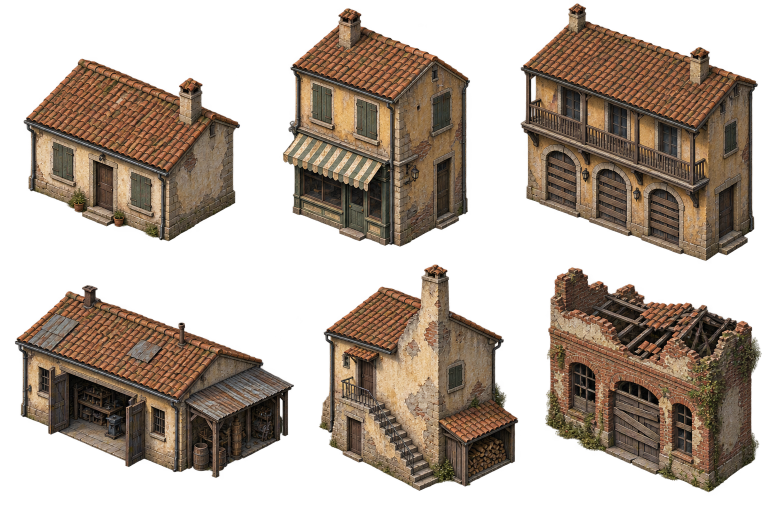
#> input picture reference/maquette/No-Mans-Land_Reconstruction/07_MAQUETTE_ARCHIVE_v0.13/art-source/settlement-v9-dusk.png, 1536 x 1024 px, found by its file name (shown at 1/2 size)
$ python tools_buildings.py
#> lines starting #> are read from the running program, lines starting #| are printed output that depends on the picture; after the words box and inside, x2 and y2 are one past the last pixel; in counts of white or black regions, pixels touching at a corner belong together
### tools_interiors.py
# Intérieurs Dusk-Town Q1 (v6) : extraction et CONTRÔLE D'ANGLE des assets d'intérieur.
# Lit (sans les modifier) les planches de la maquette src/a/.../art-source/ et les générations game/art-gen/,
# écrit game/assets/interiors/*.webp + manifest.json + rapport_angles.json. Reproductible.
# Règle d'angle (caméra v4 : lacet 34,5°, tangage 28,8°) : l'axe x monde apparaît à l'écran avec une pente de 0,33
# (vers le bas-droite), l'axe z avec une pente de 0,70 (vers le bas-gauche). Un sprite est accepté si la pente dominante
# de ses arêtes (Hough sur les contours) est dans [0,25 ; 0,42] (bande mesurée sur les 10 planches de bâtiments v4 :
# 0,30 à 0,40) et si la pente opposée, quand elle est détectée, n'est pas proche de 0,5 (projection 2:1). Sinon : rejet.
import json, math, os, sys
import numpy as np, cv2
from PIL import Image
from scipy import ndimage
HERE = os.path.dirname(os.path.abspath(__file__))
SRC = os.path.join(HERE, '../src/a/No-Mans-Land_Reconstruction/07_MAQUETTE_ARCHIVE_v0.13/art-source/')
GEN = os.path.join(HERE, 'art-gen/'); OUT = os.path.join(HERE, 'assets/interiors/'); os.makedirs(OUT, exist_ok=True)
YAW, PIT = math.radians(34.5), math.radians(28.8)
cd = np.array([-math.sin(YAW)*math.cos(PIT), -math.sin(PIT), -math.cos(YAW)*math.cos(PIT)])
R = np.cross(cd, [0, 1, 0]); R /= np.linalg.norm(R); U = np.cross(R, cd); U /= np.linalg.norm(U)

# [24 lines left out: functions slope_hist, judge, not called in this run]

def key_magenta(im):
    a = np.asarray(im.convert('RGB')).astype(float); r, g, b = a[..., 0], a[..., 1], a[..., 2]
    bg = np.median(np.concatenate([a[:8, :8].reshape(-1, 3), a[:8, -8:].reshape(-1, 3), a[-8:, :8].reshape(-1, 3), a[-8:, -8:].reshape(-1, 3)]), 0)  # fond uni estimé aux coins
    d = np.sqrt((r-bg[0])**2 + (g-bg[1])**2*1.6 + (b-bg[2])**2)
    al = np.clip((d - 70) / 60, 0, 1)
    mag = (np.minimum(r, b) - g) / (np.maximum(r, b) + 1)  # ombres magenta peintes par le générateur : teinte magenta quelle que soit la luminosité
    al = al * np.clip((0.42 - mag) / 0.2, 0, 1)
    # despill : retire la teinte magenta des bords
    m = np.minimum(r, b); spill = np.clip(m - g, 0, None) * (1 - al) ; a[..., 0] -= spill*0.8; a[..., 2] -= spill*0.8
    al = ndimage.binary_opening(al > 0.5, iterations=1) * al
    return np.dstack([np.clip(a, 0, 255), al*255]).astype('uint8')
def clean(rgba, min_area=400):
    a = rgba[:, :, 3] > 40; lab, n = ndimage.label(a); sizes = ndimage.sum(a, lab, range(1, n+1))
    keep = np.isin(lab, [i+1 for i, s in enumerate(sizes) if s >= min_area]); rgba = rgba.copy(); rgba[~keep, 3] = 0
    ys, xs = np.nonzero(rgba[:, :, 3] > 40); return rgba[ys.min():ys.max()+1, xs.min():xs.max()+1]
def quad(path, q):
    rgba = key_magenta(Image.open(path)); H, W = rgba.shape[:2]
    if q < 0: return clean(rgba)  # image d'un seul objet
    c, r = q % 2, q // 2
    return clean(rgba[r*H//2:(r+1)*H//2, c*W//2:(c+1)*W//2])
# v13 : correction d'angle des images générées en isométrie 2:1 (pentes ~0,5 / 0,5) vers la caméra v4 (0,33 à gauche, 0,70 à droite).
# Cisaillement vertical seulement (les verticales restent verticales) : y' = d*y + c*(x - ax), calculé sur les pentes mesurées
# de l'arête basse (enveloppe inférieure du masque). Si l'arête la plus douce est à droite, l'image est d'abord mise en miroir.
# [28 lines left out: functions base_slopes, v4fix, mock, not called in this run]

# (id, source, extraction, emprise w x d en m (w le long de l'axe x monde), hauteur réelle attendue (m), rôle)
ASSETS = [
  ('clinic_cot',     ('gen', 'gen_clinic_sheet.jpg', 0), 2.0, 0.9, 0.95, 'lit de camp en fer, clinique'),
  ('clinic_stretcher',('gen', 'gen_clinic_sheet.jpg', 1), 2.0, 0.6, 0.6, 'civière derrière la porte (accroche quête rafles)'),
  ('clinic_cabinet', ('gen', 'gen_clinic_sheet.jpg', 2), 0.9, 0.5, 1.8, 'armoire à pharmacie'),
  ('clinic_table',   ('gen', 'gen_clinic_sheet.jpg', 3), 1.3, 0.7, 1.15, 'table de soins, cuvette, lampe'),
  ('bar_counter',    ('gen', 'gen_bar_sheet.jpg', 0), 3.8, 0.8, 1.35, 'comptoir de récupération'),
  ('bar_backshelf',  ('gen', 'gen_bar_sheet.jpg', 1), 1.8, 0.6, 2.1, 'étagère à bouteilles contre le mur'),
  ('bar_table',      ('gen', 'gen_bar_sheet.jpg', 2), 1.7, 1.3, 0.9, 'table carrée et deux tabourets'),
  ('bar_reel',       ('gen', 'gen_bar_sheet.jpg', 3), 1.9, 1.3, 0.85, 'touret de câble en table, caisses'),
  ('shop_shelf',     ('gen', 'gen_grocery_sheet.jpg', 0), 1.9, 0.5, 1.9, 'étagère de conserves'),
  ('shop_counter',   ('gen', 'gen_grocery_sheet.jpg', 1), 2.2, 0.7, 1.6, 'comptoir et balance d Anselme'),
  ('shop_filter',    ('gen', 'gen_grocery_sheet.jpg', 2), 1.3, 0.9, 1.4, 'filtre à eau en fûts, bouteilles'),
  ('shop_sacks',     ('gen', 'gen_grocery_sheet.jpg', 3), 1.6, 1.0, 1.1, 'sacs et caisses de rations (stock caché)'),
  ('home_mattress',  ('gen', 'gen_home_sheet.jpg', 0), 1.9, 0.9, 0.35, 'paillasse sur palettes'),
  ('home_curtain',   ('gen', 'gen_home_sheet.jpg', 1), 2.4, 0.15, 2.1, 'rideau derrière lequel se tient Bruno'),
  ('home_table',     ('gen', 'gen_home_sheet.jpg', 2), 1.7, 1.0, 1.0, 'table et deux chaises'),
  ('home_water',     ('gen', 'gen_home_sheet.jpg', 3), 1.3, 0.8, 0.75, 'seaux, jerrican, jarres'),
  ('bar_counter_b',  ('gen', 'gen_sheet2.jpg', 0), 3.8, 0.8, 1.4, 'comptoir de récupération, bouteilles comprises (2e génération)'),
  ('bar_backshelf_b',('gen', 'gen_sheet2.jpg', 1), 2.0, 0.6, 1.05, 'étagère basse à bouteilles et radio (2e génération)'),
  ('clinic_cot_b',   ('gen', 'gen_sheet2.jpg', 2), 2.0, 0.9, 0.95, 'lit de camp en fer (2e génération)'),
  ('clinic_stretcher_b',('gen', 'gen_sheet2.jpg', 3), 2.0, 0.6, 0.6, 'civière (2e génération)'),
  ('home_mattress_b',('gen', 'gen_sheet3.jpg', 0), 1.9, 0.9, 0.35, 'paillasse sur palettes (2e génération)'),
  ('bar_table_b',    ('gen', 'gen_sheet3.jpg', 1), 1.6, 1.2, 0.9, 'table et tabourets (2e génération)'),
  ('shop_filter_b',  ('gen', 'gen_sheet3.jpg', 2), 1.5, 0.8, 1.4, 'filtre à eau, caisse de bouteilles (2e génération)'),
  ('shop_sacks_b',   ('gen', 'gen_sheet3.jpg', 3), 1.6, 0.9, 1.0, 'sacs et caisses de rations (2e génération)'),
  ('clinic_cot_c',   ('gen', 'gen_sheet4.jpg', 0), 2.0, 0.9, 0.95, 'lit de camp en fer (3e génération)'),
  ('home_mattress_c',('gen', 'gen_sheet4.jpg', 1), 1.9, 0.9, 0.35, 'paillasse sur palette (3e génération)'),
  ('shop_filter_c',  ('gen', 'gen_sheet4.jpg', 2), 1.5, 0.8, 1.2, 'filtre à eau en fûts (3e génération)'),
  ('shop_sacks_c',   ('gen', 'gen_sheet4.jpg', 3), 1.6, 0.9, 1.0, 'sacs et caisses de rations (3e génération)'),
  ('home_mattress_d',('gen', 'gen_mattress_d.jpg', -1), 1.9, 0.9, 0.45, 'paillasse sur cadre bas (4e génération, objet seul)'),
  # maquette (prioritaire quand l'angle passe)
  ('m_archive_shelf',('mock', 'interiors-v2.png', 2), 1.6, 0.5, 1.9, 'étagère métallique (maquette)'),
  ('m_desk',         ('mock', 'service-v10-B.png', 3), 1.5, 0.7, 1.0, 'bureau métallique (maquette)'),
  ('m_locker',       ('mock', 'service-v10-B.png', 5), 0.9, 0.5, 1.9, 'casier (maquette)'),
  ('m_stove',        ('mock', 'props-v9-domestic.png', 3), 0.9, 0.7, 1.3, 'cuisinière à bois (maquette)'),
  ('m_cooktable',    ('mock', 'Props-v6.png', 3), 1.6, 0.7, 1.0, 'table de cuisine et marmites (maquette)'),
  ('m_bed',          ('mock', 'interiors-v2.png', 0), 2.0, 0.9, 0.9, 'lit d hôpital (maquette)'),
  ('m_bar_counter',  ('mock', 'service-v10-A.png', 0), 3.0, 0.8, 1.2, 'comptoir de bar (maquette)'),
  ('m_shop_shelf',   ('mock', 'service-v10-A.png', 1), 1.9, 0.5, 1.9, 'étagère d épicerie (maquette)'),
  ('m_medchair',     ('mock', 'service-v10-A.png', 5), 1.0, 1.4, 1.6, 'fauteuil médical (maquette)'),
  ('m_desk2',        ('mock', 'interiors-v2.png', 3), 1.6, 0.8, 1.0, 'bureau (maquette)'),
  # v13 Steel : poste de douane IO (cyberpunk). Maquette io-interiors-v10 et générations, angle corrigé (v4fix) puis jugé.
  ('io_reception',   ('mockfix', 'io-interiors-v10.png', 0, {}), 0.8, 2.7, 1.2, 'guichet IO en arc (maquette, angle corrigé)'),
  ('io_server',      ('mockfix', 'io-interiors-v10.png', 3, {}), 1.3, 1.5, 2.0, 'baie serveur IO (maquette, angle corrigé)'),
  ('io_sofa',        ('mockfix', 'io-interiors-v10.png', 4, {}), 0.9, 3.0, 0.7, 'banquette d attente IO (maquette, angle corrigé)'),
  ('io_display',     ('mockfix', 'io-interiors-v10.png', 5, {}), 1.8, 0.5, 2.0, 'écran sur pied IO (maquette, angle corrigé)'),
  ('io_scanner',     ('genfix', 'gen_douane_furn.jpg', 0, {'force': (0.5, 0.5), 'mirror': False}), 1.7, 0.75, 2.3, 'portique scanner corporel (généré, angle corrigé)'),
  ('io_turnstile',   ('genfix', 'gen_douane_furn.jpg', 1, {'force': (0.5, 0.5), 'mirror': False}), 1.45, 2.1, 1.0, 'tourniquet de contrôle (généré, angle corrigé)'),
  ('io_console',     ('genfix', 'gen_douane_furn.jpg', 2, {}), 1.1, 0.55, 1.5, 'console de surveillance à trois écrans (généré, angle corrigé)'),
  # v14 Sous-Ville : atelier d'Elio, tripot (générés, angle corrigé)
  ('sv_workbench',   ('genfix', 'gen_sv_furn.jpg', 0, {}), 1.9, 0.9, 1.6, 'établi d Elio, implant ouvert, lampe (généré, angle corrigé)'),
  ('sv_cardtable',   ('genfix', 'gen_sv_furn.jpg', 1, {}), 1.9, 1.2, 0.9, 'table de jeu sur touret, tabourets (généré, angle corrigé)'),
  ('sv_bar',         ('genfix', 'gen_sv_furn.jpg', 2, {}), 2.2, 0.7, 1.4, 'comptoir de caisses et bouteilles (généré, angle corrigé)'),
  ('sv_shelf',       ('genfix', 'gen_sv_furn.jpg', 3, {}), 1.6, 0.6, 1.9, 'étagère d électronique de récup (généré, angle corrigé)'),
  ('io_locker',      ('genfix', 'gen_douane_furn.jpg', 3, {}), 1.4, 0.85, 2.0, 'armoire forte à armes (généré, angle corrigé)'),
]
# acceptés par l'angle mais non retenus pour le canon ou le rendu
NOT_EXPORTED = {'bar_backshelf': 'pan de mur en ruine peint avec l étagère : double le vrai mur, remplacé par bar_backshelf_b'}
# [45 lines left out: function run, not called in this run]
# [1 lines that do not run on import are left out]

### tools_buildings.py
# Bâtiments v4 : sprites entiers de la maquette, posés tels quels. Une seule échelle (K px d'image par mètre-écran),
# une caméra accordée à la projection des planches (lacet 34,5°, tangage 28,8°, mesurés sur les pentes des arêtes de base).
# Planche exterior-buildings-v4 écartée : projection différente (lacet inversé), emprise incohérente avec la caméra.
# Pour chaque sprite : recadrage, ancre = coin de base avant (point opaque le plus bas), emprise w x d déduite des
# extrêmes gauche/droite de la base, porte peinte (pixel source) -> point monde. Sources jamais modifiées.
import numpy as np, math, json
from PIL import Image, ImageDraw
from scipy import ndimage
S='/workspace/nml/src/a/No-Mans-Land_Reconstruction/07_MAQUETTE_ARCHIVE_v0.13/art-source/'
OUT='/workspace/nml/game/'
YAW, PITCH, K = 34.5, 28.8, 50
cy, sy = math.cos(math.radians(YAW)), math.sin(math.radians(YAW))
r05 = lambda v: round(v * 2) / 2
# Cases de la maquette (ou image générée contrôlée) : un sprite par case, réutilisable dans plusieurs quartiers (jamais deux fois dans le même).
CELLS = {
 'mara_house': ('settlement-v9-dusk.png', 0, 0), 'clinic': ('buildings-v6.png', 0, 1), 'grocery': ('settlement-v9-dusk.png', 1, 0),
 'bar': ('buildings-v6.png', 0, 0), 'halle': ('buildings-v6.png', 1, 0), 'house_a': ('settlement-v9-dusk.png', 1, 1),
 'marche': ('buildings-v6.png', 1, 1), 'ruin': ('settlement-v9-dusk.png', 2, 1), 'garages': ('settlement-v9-dusk.png', 2, 0),
 'entrepot': ('buildings-v6.png', 2, 0),
 'cinema': ('buildings-v6.png', 2, 1),  # v7 : dernière case dusk inutilisée
 'lab': ('GEN:art-gen/gen_lab_bunker.jpg', 6.0, 4.0),  # v7 : GenerateImage (aucune case maquette), angle contrôlé par judge(), mis à l'échelle K
}
FRONT_Z = 13.0  # rangée nord de La Pompe : façade sud alignée sur le trottoir
# quartier -> id: (case, x, z (None = FRONT_Z - d), label, visitable, portes peintes [(px, py, face)] en px source, indice)
DISTRICTS = {
 'q1': {
  'mara_house': ('mara_house', 1.0, None, 'Maison de Mara', True, [(210, 418, 's')], 'drop'),
  'clinic':     ('clinic', 10.0, None, 'Clinique', True, [(170, 890, 's')], 'cross'),
  'grocery':    ('grocery', 20.0, None, 'Épicerie', True, [(718, 450, 's'), (893, 440, 'e')], 'jar'),
  'bar':        ('bar', 31.0, None, 'Le Passage', True, [(225, 460, 's')], 'bottle'),
  'halle':      ('halle', 40.0, None, 'Halle effondrée', False, [], None),
  'house_a':    ('house_a', 3.0, 24.0, 'Maison à escalier', False, [], None),
  'marche':     ('marche', 9.0, 24.0, 'Marché couvert', False, [], None),
  'ruin':       ('ruin', 19.0, 25.0, 'Ruine', False, [], None),
  'garages':    ('garages', 29.0, 25.0, 'Maison aux garages', False, [], None),
  'entrepot':   ('entrepot', 39.5, 25.0, 'Entrepôt éventré', False, [], None)},
 'q2': {  # Le Transit (est) : l'avenue des patrouilles
  't_guet':     ('house_a', 3.0, None, 'Le guet', True, [(713, 919, 's')], 'mirror'),
  't_cinema':   ('cinema', 10.0, None, 'Cinéma muré', False, [], None),
  't_entrepot': ('entrepot', 24.0, None, 'Dépôt pillé', False, [], None),
  't_garages':  ('garages', 35.0, None, 'Relais routier', False, [], None),
  't_marche':   ('marche', 3.0, 24.0, 'Ancien marché', False, [], None),
  't_maison':   ('mara_house', 15.0, 24.0, 'Maison murée', False, [], None),
  't_ruin':     ('ruin', 26.0, 25.0, 'Ruine', False, [], None),
  't_halle':    ('halle', 38.5, 24.0, 'Station effondrée', False, [], None)},
 'q3': {  # Le Scellé (nord) : l'accès au laboratoire
  's_lab':      ('lab', 25.0, 1.5, 'Accès Human Corporation', False, [], None),
  's_halle':    ('halle', 2.0, None, 'Halle', False, [], None),
  's_atelier':  ('mara_house', 12.0, None, 'L\'atelier', True, [(210, 418, 's')], 'key'),
  's_palais':   ('bar', 33.0, None, 'Palais muré', False, [], None),
  's_entrepot': ('entrepot', 40.0, None, 'Entrepôt', False, [], None),
  's_clinic':   ('clinic', 3.0, 27.0, 'Bâtisse jaune', False, [], None),
  's_ruin':     ('ruin', 14.0, 28.0, 'Ruine', False, [], None),
  's_garages':  ('garages', 33.0, 28.0, 'Maison aux garages', False, [], None)},
 'q4': {  # Les Sables (sud) : ruines ensablées, sortie vers les terres dévastées
  'd_citerne':  ('garages', 16.0, 6.0, 'La citerne', True, [(1453, 487, 'e')], 'drop'),
  'd_ruin':     ('ruin', 13.0, 16.0, 'Ruine ensablée', False, [], None),
  'd_maison':   ('house_a', 18.0, 25.0, 'Maison ensablée', False, [], None),
  'd_cinema':   ('cinema', 33.0, 3.0, 'Cinéma ensablé', False, [], None),
  'd_entrepot': ('entrepot', 34.0, 15.0, 'Entrepôt ensablé', False, [], None),
  'd_marche':   ('marche', 33.0, 25.0, 'Marché ensablé', False, [], None)},
}
def load_cell(cell):
#> called with cell = 'mara_house'
  f, c, r = CELLS[cell]
  if f.startswith('GEN:'):
    import tools_interiors as TI
    rgba = TI.quad('/workspace/nml/game/' + f[4:], -1); a = rgba[..., 3] > 100
    ys, xs = np.nonzero(a); lo = xs.min(); ax = int(np.median(xs[ys >= ys.max() - 3]))
    # mise à l'échelle : la largeur écran de l'emprise voulue (c x r m) = K (w cy + d sy)
    sc = K * (c * cy + r * sy) / (xs.max() - xs.min() + 1)
    im = Image.fromarray(rgba).resize((int(rgba.shape[1] * sc), int(rgba.shape[0] * sc)), Image.LANCZOS)
    pad = Image.new('RGBA', (im.size[0] + 20, im.size[1] + 20), (0, 0, 0, 0)); pad.alpha_composite(im, (10, 10)); full = pad
    print(f'  {cell}: image générée mise à l échelle x{sc:.3f}')
    A = ndimage.binary_opening(np.asarray(full)[..., 3] > 100); lab, n = ndimage.label(A); sizes = ndimage.sum(A, lab, range(1, n + 1))
    return full, lab, int(np.argmax(sizes)) + 1, f[4:]
  full = Image.open(S + f).convert('RGBA'); A = ndimage.binary_opening(np.asarray(full)[..., 3] > 100)
#> in load_cell, full is the input picture: PIL image 1536x1024 RGBA; mean R, G, B, A 94.2, 73.6, 55.4, 128.8
#> after `A = ndimage.binary_opening(np.asarray(full)[..., 3] > 100)`:
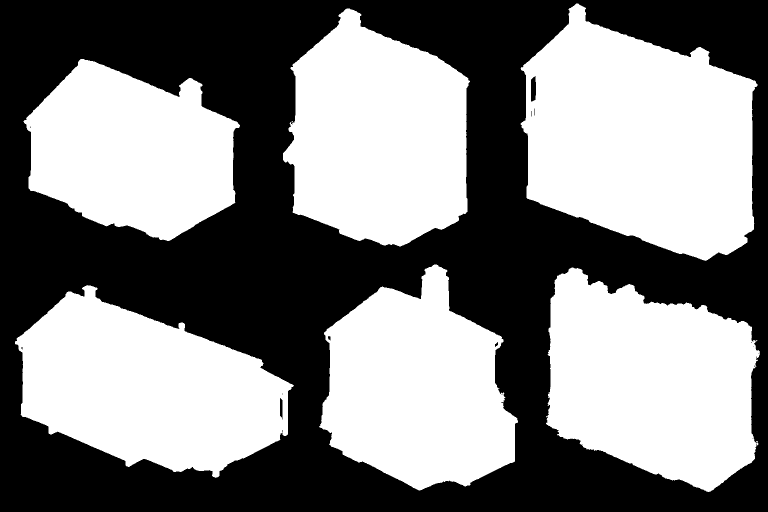
#> A: shape (1024, 1536) bool (shown at 1/2 size); 51.1% white; 19 black regions (14 under 20 px), largest, box (x1, y1, x2, y2) and area: (0, 0, 1536, 1024) 768978, (1062, 152, 1072, 203) 444, (560, 796, 565, 839) 183, (990, 684, 996, 694) 34, (656, 672, 661, 681) 33
  lab, n = ndimage.label(A); sizes = ndimage.sum(A, lab, range(1, n + 1))
#> after `lab, n = ndimage.label(A)`:
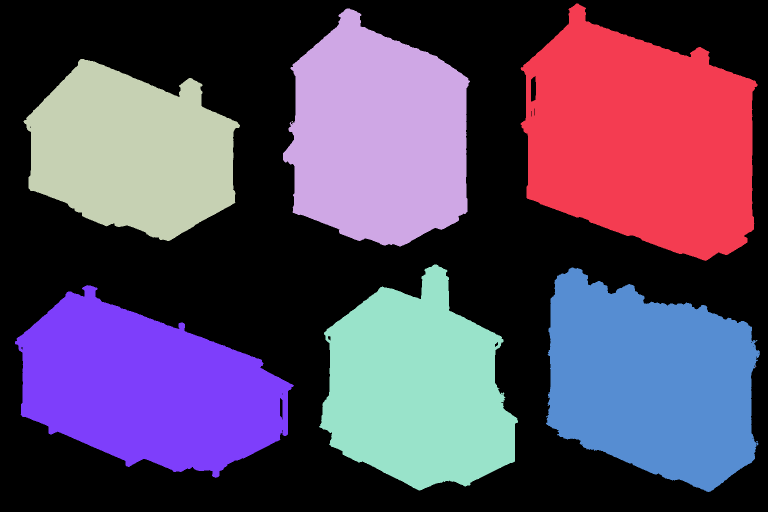
#> lab: shape (1024, 1536) int32 (shown at 1/2 size); 10 distinct labels, from 0 to 9; one colour per label, 0 black
#> after `lab, n = ndimage.label(A)`: n = 9
#> after `sizes = ndimage.sum(A, lab, range(1, n + 1))`: sizes = [171536, 131228, 108989, 5, 120945, 136683, 133741, 5, 5]
  for i in np.argsort(-sizes):
    ys, xs = np.nonzero(lab == i + 1)
    if c*512 <= xs.mean() < (c+1)*512 and r*512 <= ys.mean() < (r+1)*512: return full, lab, i + 1, f
#> this loop made 6 passes
#> i on passes 2, 3, 4, 6: 5, 6, 1, 2
man, out, dbg, geo = {}, {}, [], {}
sp, cp = math.sin(math.radians(PITCH)), math.cos(math.radians(PITCH))
for cell in CELLS:
  full, lab, li, f = load_cell(cell)
#> li = 3; f = 'settlement-v9-dusk.png'
  ys, xs = np.nonzero(lab == li)
  x0, x1, y0, y1 = xs.min(), xs.max(), ys.min(), ys.max(); ax = int(np.median(xs[ys >= y1 - 3])); ay = int(y1)
#> after `x0, x1, y0, y1 = (xs.min(), xs.max(), ys.min(), ys.max())`: x0 = 47; x1 = 479; y0 = 118; y1 = 481
#> after `ax = int(np.median(xs[ys >= y1 - 3]))`: ax = 334
#> after `ay = int(y1)`: ay = 481
  w, d = r05((ax - x0) / (K * cy)), r05((x1 - ax) / (K * sy))
#> w = 7; d = 5
  # Emprise = plus grand rectangle dont les coins (rentrés de 0,4 m, à 0,3 m de haut) tombent sur des pixels opaques du sprite :
  # la collision ne dépasse jamais la base visible (planches dessinées avec un lacet un peu différent de la caméra).
  M = lab == li
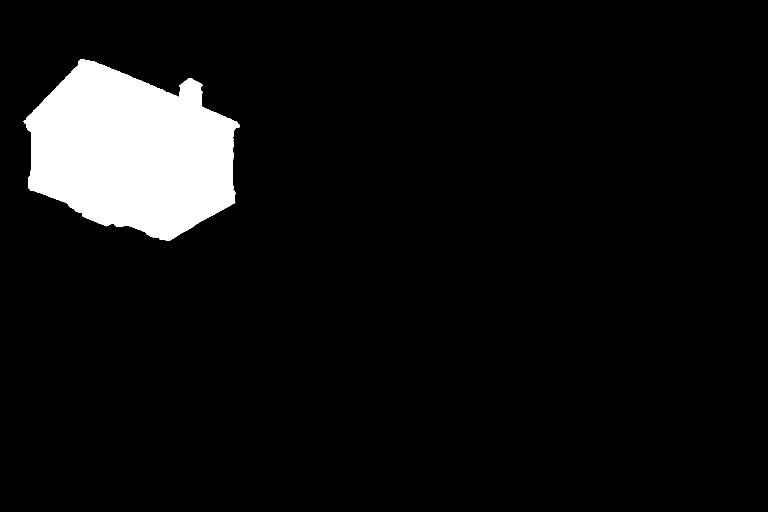
#> M: shape (1024, 1536) bool (shown at 1/2 size); 6.9% white; 1 white region, box (x1, y1, x2, y2) and area: (47, 118, 480, 482) 108989
  def opaque(a, b):
    px = ax + K * (-a * cy + b * sy); py = ay - K * (a * sy * sp + b * cy * sp) - K * 0.3 * cp
    px, py = int(round(px)), int(round(py)); return 0 <= py < M.shape[0] and 0 <= px < M.shape[1] and M[py, px]
  w0, d0 = w, d
#> w0 = 7; d0 = 5
  while w > 2 and not opaque(w - 0.4, 0.4): w -= 0.5
#> in opaque, `px = ax + K * (-a * cy + b * sy)`: px = 73.37
#> in opaque, `py = ay - K * (a * sy * sp + b * cy * sp) - K * 0.3 * cp`: py = 369.9
#> in opaque, `px, py = (int(round(px)), int(round(py)))`: px = 73; py = 370
#> this loop made 0 passes
#> after the loop, w = 7
  while d > 2 and not opaque(0.4, d - 0.4): d -= 0.5
#> after the loop, d = 5
  while (w > 2 or d > 2) and not opaque(w - 0.4, d - 0.4): w, d = (w - 0.5, d) if w >= d else (w, d - 0.5)
  if (w, d) != (w0, d0): print(f'  {cell}: emprise réduite {w0}x{d0} -> {w}x{d} (base visible)')
  m = ndimage.binary_dilation(lab == li, iterations=2)[y0:y1 + 1, x0:x1 + 1]
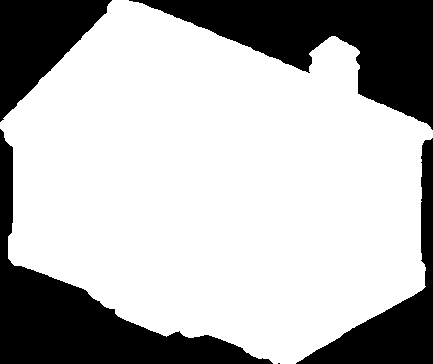
#> m: shape (364, 433) bool; 70.7% white; 5 black regions (1 under 20 px), largest, box (x1, y1, x2, y2) and area: (129, 0, 433, 130) 16720, (0, 129, 273, 364) 15049, (296, 138, 433, 364) 7217, (0, 0, 112, 122) 7168
  sub = full.crop((x0, y0, x1 + 1, y1 + 1)); sub.putalpha(Image.fromarray(np.minimum(np.asarray(sub)[..., 3], m * 255).astype('uint8')))
#> after `sub = full.crop((x0, y0, x1 + 1, y1 + 1))`:
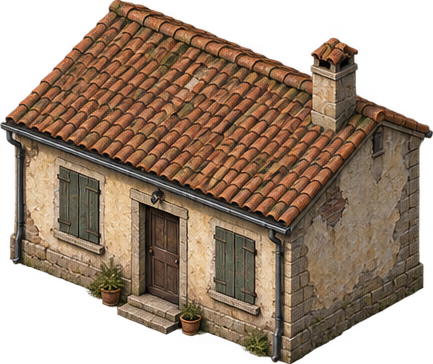
#> sub: PIL image 433x364 RGBA; mean R, G, B, A 113.6, 87.1, 64.9, 174.5; transparent parts drawn white
  name = 'b_' + cell; sub.save(OUT + 'assets/buildings/' + name + '.webp', quality=90, lossless=False)
  man[name] = {'file': 'buildings/' + name + '.webp', 'source': f, 'crop': [int(x0), int(y0), int(x1) + 1, int(y1) + 1],
               'px': list(sub.size), 'anchor': [ax - int(x0), ay - int(y0)], 'footprint_m': [w, d]}
  geo[cell] = (w, d, ax, ay, x0, y0, sub)
for q, B in DISTRICTS.items():
  blds, doors = [], []
  for bid, (cell, bx, bz, label, vis, dpx, cue) in B.items():
    w, d, ax, ay, x0, y0, sub = geo[cell]
    if bz is None: bz = FRONT_Z - d
    P = (bx + w, bz + d)
    blds.append({'id': bid, 'label': label, 'sprite': 'b_' + cell, 'x': bx, 'z': bz, 'w': w, 'd': d, 'visitable': vis, 'cue': cue})
    if q == 'q1' or dpx:
      t = Image.new('RGB', sub.size, '#444'); t.paste(sub, mask=sub); dr = ImageDraw.Draw(t)
      dr.ellipse([ax-x0-6, ay-y0-6, ax-x0+6, ay-y0+6], outline='red', width=3)
    for k, (px, py, face) in enumerate(dpx):
      dx = px - ax
      if face == 's': s_ = -dx / (K * cy); o = (round(P[0] - s_, 2), P[1]); th = (o[0], P[1] + 1)
      else: s_ = dx / (K * sy); o = (P[0], round(P[1] - s_, 2)); th = (P[0] + 1, o[1])
      doors.append({'id': f'{bid}_door' + ('' if k == 0 else str(k + 1)), 'buildingId': bid, 'painted_px': [px, py], 'face': face, 'opening': o, 'threshold': th})
      dr.ellipse([px-x0-7, py-y0-7, px-x0+7, py-y0+7], outline='#0f0', width=3)
    if q == 'q1' or dpx: dbg.append(t)
  out[q] = (blds, doors)
#> this loop made 4 passes
#> q on passes 1 to 4: 'q1', 'q2', 'q3', 'q4'
#> (the rest of the program and of its run is left out)
